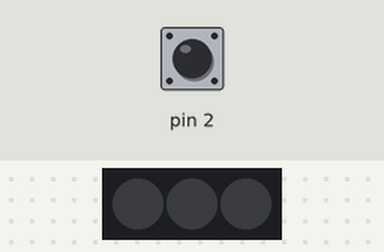
A sketch run on a simulated Arduino Uno, built with avr-gcc and run on an emulated ATmega328P. Shown: 3 RGB LEDs in strip order, left to right. The test bench sets the inputs (shaded band); at power-on: pin 2 HIGH. Dim RGB values are drawn brighter than linear.

Above: at 1.2 s.
1.3 s: pin 2 pulled LOW for 0.15 s
At 1.75 s:
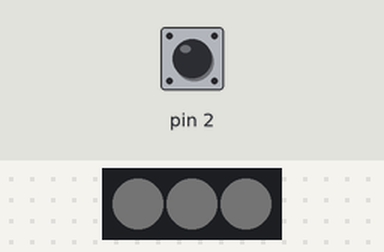
4.3 s: pin 2 pulled LOW for 1 s
At 6.5 s:
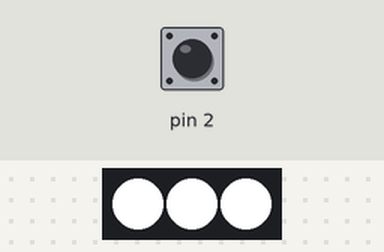
6.8 s: pin 2 pulled LOW for 0.15 s
At 9.42 s:
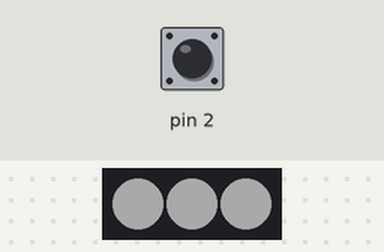
9.8 s: pin 2 pulled LOW for 3.2 s
At 16.6 s:
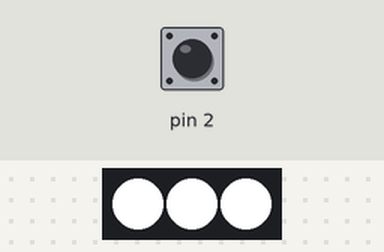
Timing chart, 0 to 17.1 s (numbered marks = the images above; inputs shaded):
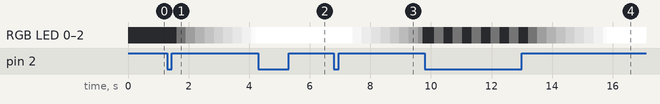

The sketch:

Fade_Fita_led_Btn.ino
```cpp
#include <FastLED.h>

#define PINLED 5
#define NUM_LEDS 3

CRGB i = 0;
int btn = 0;
CRGB leds[NUM_LEDS];

void setup() {
  // put your setup code here, to run once:
  FastLED.addLeds<WS2811, PINLED, BRG>(leds, NUM_LEDS);
  pinMode(2, INPUT_PULLUP);
}

void loop() {
  // put your main code here, to run repeatedly:
  int leitura_btn = digitalRead(2);
  if (leitura_btn == 0) {

    btn = !btn;
    delay(300);
  }
  if (btn == 0) {
    i--;
    fill_solid(leds, NUM_LEDS, i);
    FastLED.show();
    delay(10);

  } else {
    i++;
    fill_solid(leds, NUM_LEDS, i);
    FastLED.show();
    delay(10);
  }
}
```

Measured:
- after the input at 1.3 s, RGB LED 0–2: off → RGB(1, 1, 1) after 0.30 s, → RGB(30, 30, 30) 0.31 s later, → RGB(60, 60, 60) 0.31 s later, → RGB(90, 90, 90) 0.31 s later, … (10 changes in this stretch)
- after the input at 4.3 s, RGB LED 0–2: alternates RGB(255, 255, 255) for 0.31 s and RGB(254, 254, 254) for 0.31 s, 4 changes in all, then stays RGB(255, 255, 255), starting after 0.30 s
- after the input at 6.8 s, RGB LED 0–2: RGB(255, 255, 255) → RGB(254, 254, 254) after 0.30 s, → RGB(225, 225, 225) 0.31 s later, → RGB(195, 195, 195) 0.31 s later, → RGB(165, 165, 165) 0.31 s later, … (10 changes in this stretch)
- after the input at 9.8 s, RGB LED 0–2: off → RGB(1, 1, 1) after 0.31 s, → off 0.31 s later, → RGB(1, 1, 1) 0.31 s later, → off 0.31 s later, … (20 changes in this stretch)
